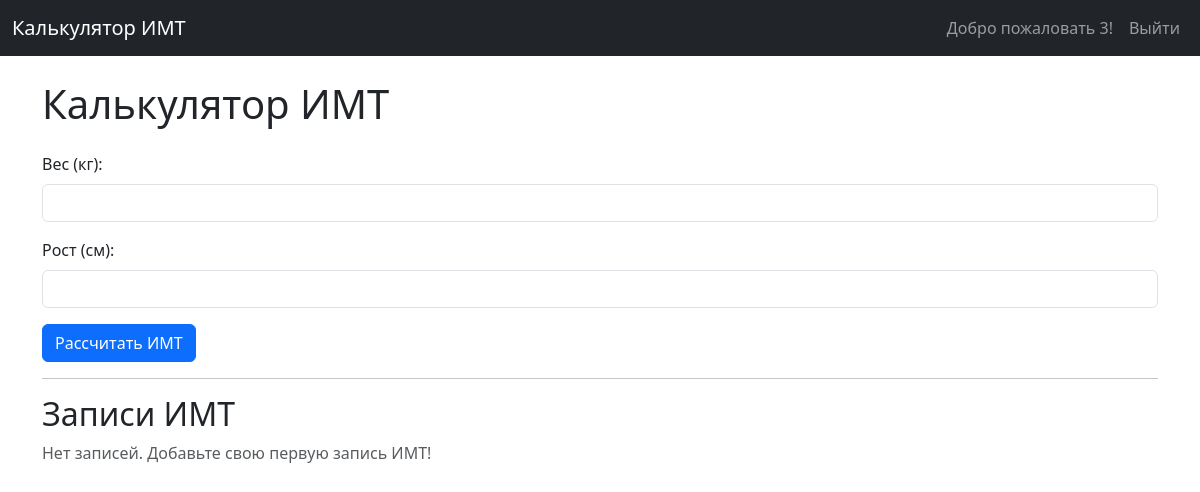
The page / (signed in) on the database as committed earlier.
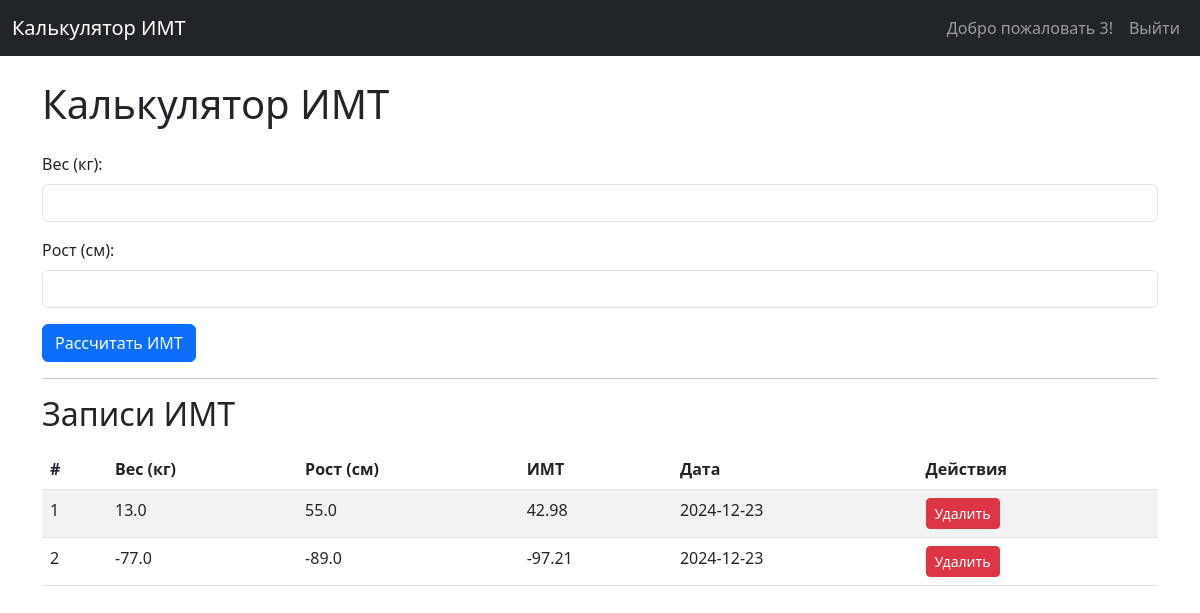
The same page on the database as committed later.
### models.py (models this page shows, shortened)
class BMIRecord(db.Model):
    __tablename__ = 'bmi_records'
    id = db.Column(db.Integer, primary_key=True)
    user_id = db.Column(db.Integer, db.ForeignKey('users.id'), nullable=False)  # Укажите 'users.id'
    weight = db.Column(db.Float, nullable=False)
    height = db.Column(db.Float, nullable=False)
    bmi = db.Column(db.Float, nullable=False)
    created_at = db.Column(db.DateTime, default=datetime.utcnow)
    user = db.relationship('User', backref=db.backref('records', lazy=True))

### app.py (the view)
@app.route('/', methods=['GET'])
def index():
    if 'user_id' not in session:
        return redirect(url_for('login'))
    user_id = session['user_id']
    records = BMIRecord.query.filter_by(user_id=user_id).all()
    return render_template('index.html', records=records)

### app.py (called while the page is built, shortened)
@app.before_request
def check_user_status():
    if 'user_id' in session:
        user = User.query.get(session['user_id'])

### templates/index.html (shortened to what this page needs)
{% extends 'base.html' %}
{% block content %}
<h1 class="mb-4">Калькулятор ИМТ</h1>
<form id="bmiForm">
    <div class="mb-3">
        <label for="weight" class="form-label">Вес (кг):</label>
        <input type="number" step="0.1" name="weight" class="form-control" id="weight" required>
    </div>
    <div class="mb-3">
        <label for="height" class="form-label">Рост (см):</label>
        <input type="number" step="0.1" name="height" class="form-control" id="height" required>
    </div>
    <button type="submit" class="btn btn-primary">Рассчитать ИМТ</button>
</form>
<hr>
<h2>Записи ИМТ</h2>
{% if records %}
<table class="table table-striped mt-3">
    <thead>
        <tr>
            <th>#</th>
            <th>Вес (кг)</th>
            <th>Рост (см)</th>
            <th>ИМТ</th>
            <th>Дата</th>
            <th>Действия</th>
        </tr>
    </thead>
    <tbody>
        {% for record in records %}
        <tr>
            <td>{{ loop.index }}</td>
            <td>{{ record.weight }}</td>
            <td>{{ (record.height * 100) | round(1) }}</td>
            <td>{{ record.bmi }}</td>
            <td>{{ record.created_at.strftime('%Y-%m-%d') }}</td>
            <td>
                <button class="delete-btn btn btn-danger btn-sm" data-id="{{ record.id }}">Удалить</button>
            </td>
        </tr>
        {% endfor %}
    </tbody>
</table>
{% else %}
<p class="text-muted">Нет записей. Добавьте свою первую запись ИМТ!</p>
{% endif %}
{% endblock %}

Rows that differ between the two databases and show on the page:
added BMIRecord: weight "13.0", (record.height*100)|round(1) "55.0", bmi "42.98", created_at "2024-12-23"
added BMIRecord: weight "-77.0", (record.height*100)|round(1) "-89.0", bmi "-97.21", created_at "2024-12-23"
Other text that changed with them:
text no longer shown: "Нет записей. Добавьте свою первую запись ИМТ!"
text now shown: "# Вес (кг) Рост (см) ИМТ Дата Действия"
